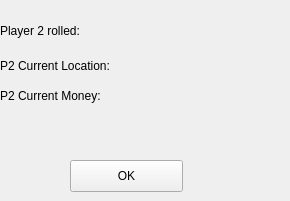
     <widget class="QWidget" name="page_12r">
      <widget class="QLabel" name="label_110">
       <property name="geometry">
        <rect>
         <x>0</x>
         <y>50</y>
         <width>171</width>
         <height>31</height>
        </rect>
       </property>
       <property name="text">
        <string>P2 Current Location:</string>
       </property>
      </widget>
      <widget class="QLabel" name="label_111">
       <property name="geometry">
        <rect>
         <x>0</x>
         <y>80</y>
         <width>111</width>
         <height>31</height>
        </rect>
       </property>
       <property name="text">
        <string>P2 Current Money:</string>
       </property>
      </widget>
      <widget class="QPushButton" name="pushButton_r1_4">
       <property name="geometry">
        <rect>
         <x>70</x>
         <y>160</y>
         <width>113</width>
         <height>32</height>
        </rect>
       </property>
       <property name="text">
        <string>OK</string>
       </property>
      </widget>
      <widget class="QLabel" name="label_r2_4">
       <property name="geometry">
        <rect>
         <x>130</x>
         <y>50</y>
         <width>151</width>
         <height>31</height>
        </rect>
       </property>
       <property name="text">
        <string/>
       </property>
      </widget>
      <widget class="QLabel" name="label_r1_4">
       <property name="geometry">
        <rect>
         <x>130</x>
         <y>20</y>
         <width>61</width>
         <height>31</height>
        </rect>
       </property>
       <property name="text">
        <string/>
       </property>
      </widget>
      <widget class="QLabel" name="label_r3_4">
       <property name="geometry">
        <rect>
         <x>140</x>
         <y>80</y>
         <width>131</width>
         <height>31</height>
        </rect>
       </property>
       <property name="text">
        <string/>
       </property>
      </widget>
      <widget class="QLabel" name="label_112">
       <property name="geometry">
        <rect>
         <x>0</x>
         <y>10</y>
         <width>101</width>
         <height>41</height>
        </rect>
       </property>
       <property name="text">
        <string>Player 2 rolled:</string>
       </property>
      </widget>
     </widget>
